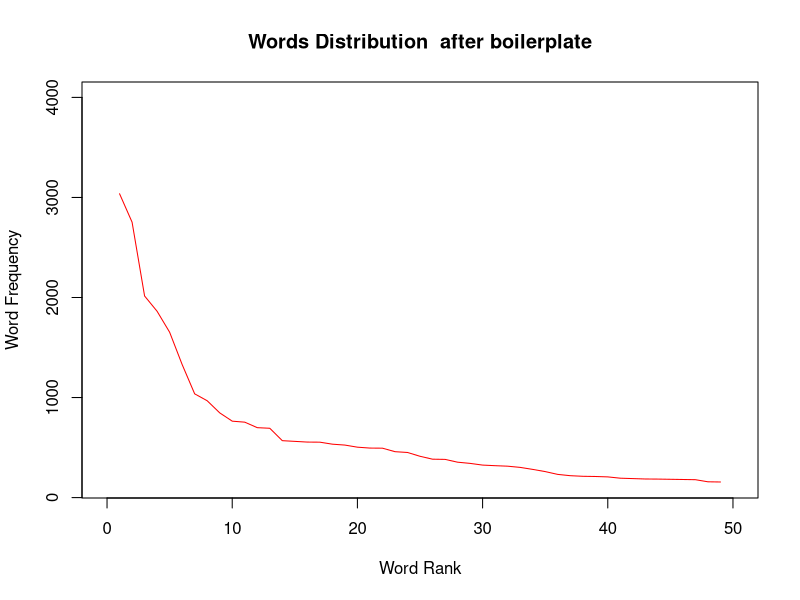

The R source for this figure:
htmlF <- read.table('top50frequencyhtml.txt', header=T)
htmlData <- rep(htmlF[,1])

textF<- read.table('top50frequencytext.txt', header=T)
textData <- rep(textF[,1])
xlimit <- c(0,50)
ylimit <- c(150,4000)

plot(textData, type='l', col='red',xlim=xlimit,ylim=ylimit, xlab='Word Rank', ylab='Word Frequency', main='Words Distribution  after boilerplate' )

